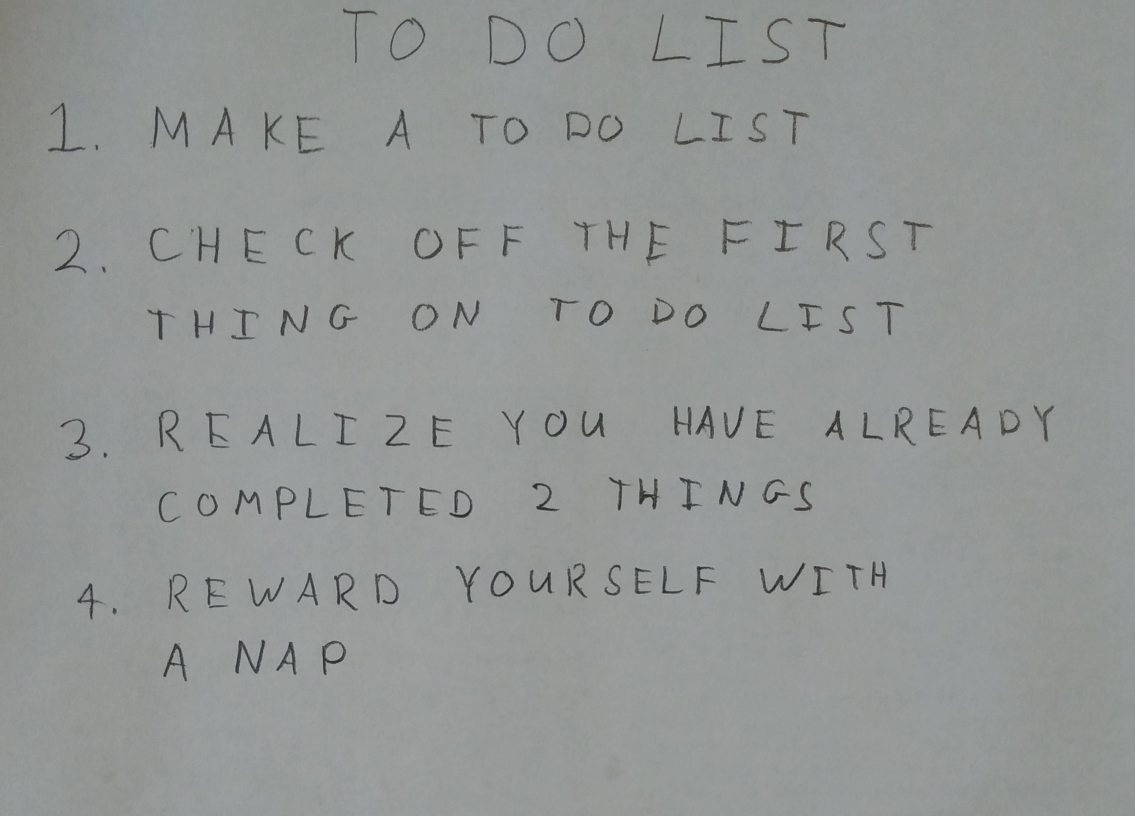
#> input picture lifany_hw4/images/01_list.jpg, 2270 x 1631 px (shown at 1/2 size); its folder holds only this picture in this run
$ python run_q4.py
#> lines starting #> are read from the running program, lines starting #| are printed output that depends on the picture; after the words box and inside, x2 and y2 are one past the last pixel; in counts of white or black regions, pixels touching at a corner belong together; long printed decimals are rounded
### lifany_hw4/python/q4.py
import numpy as np

import skimage
import skimage.measure
import skimage.color
import skimage.restoration
import skimage.filters
import skimage.morphology
import skimage.segmentation

from skimage.io import imsave
import matplotlib.pyplot as plt
from skimage import data
from skimage.filters import threshold_otsu
from skimage.segmentation import clear_border
from skimage.measure import label, regionprops
from skimage.morphology import closing, square, area_opening, binary_closing, dilation, erosion
from skimage.color import label2rgb


# takes a color image
# returns a list of bounding boxes and black_and_white image
def findLetters(image):
    bboxes = []
    bw = None
    # insert processing in here
    # one idea estimate noise -> denoise -> greyscale -> threshold -> morphology -> label -> skip small boxes
    # this can be 10 to 15 lines of code using skimage functions

    ##########################
    ##### your code here #####
    ##########################
    # code reference: https://scikit-image.org/docs/dev/auto_examples/segmentation/plot_label.html
    sigma_est = skimage.restoration.estimate_sigma(image, channel_axis=-1, average_sigmas=True)
#> sigma_est = 0.00154
    print("image noise", sigma_est)
#| image noise 0.001545
    denoised_image = skimage.restoration.denoise_bilateral(image, channel_axis=-1)
    grey_image = skimage.color.rgb2gray(denoised_image)

    thresh = threshold_otsu(grey_image)
#> thresh = 0.454
    bw = binary_closing(grey_image < thresh, square(3))
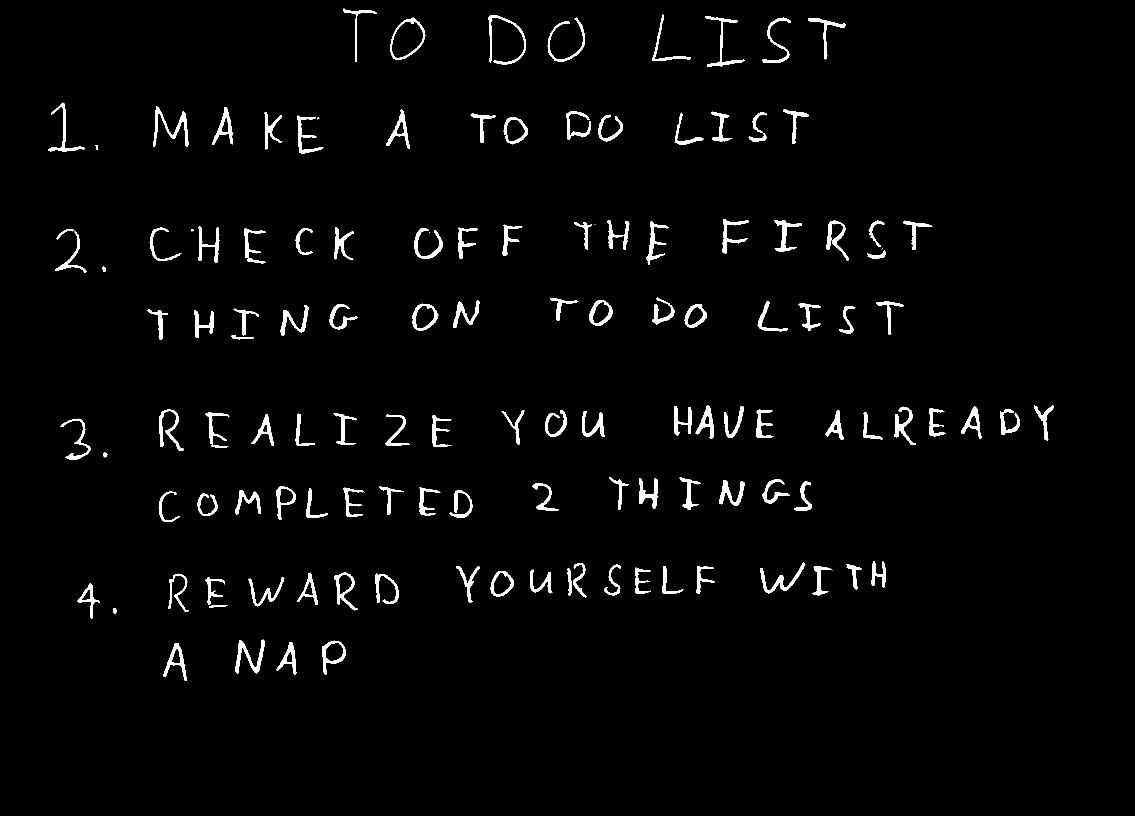
#> bw: shape (1631, 2270) bool (shown at 1/2 size); 2.4% white; 132 white regions (8 under 20 px), largest, box (x1, y1, x2, y2) and area: (306, 213, 377, 294) 1343, (471, 1279, 530, 1347) 1232, (977, 30, 1052, 130) 1149
    # dilation to prevent strokes marked as a letter
    d = np.ones((9,9)) # -row -column
    dilated_bw = dilation(bw, d)
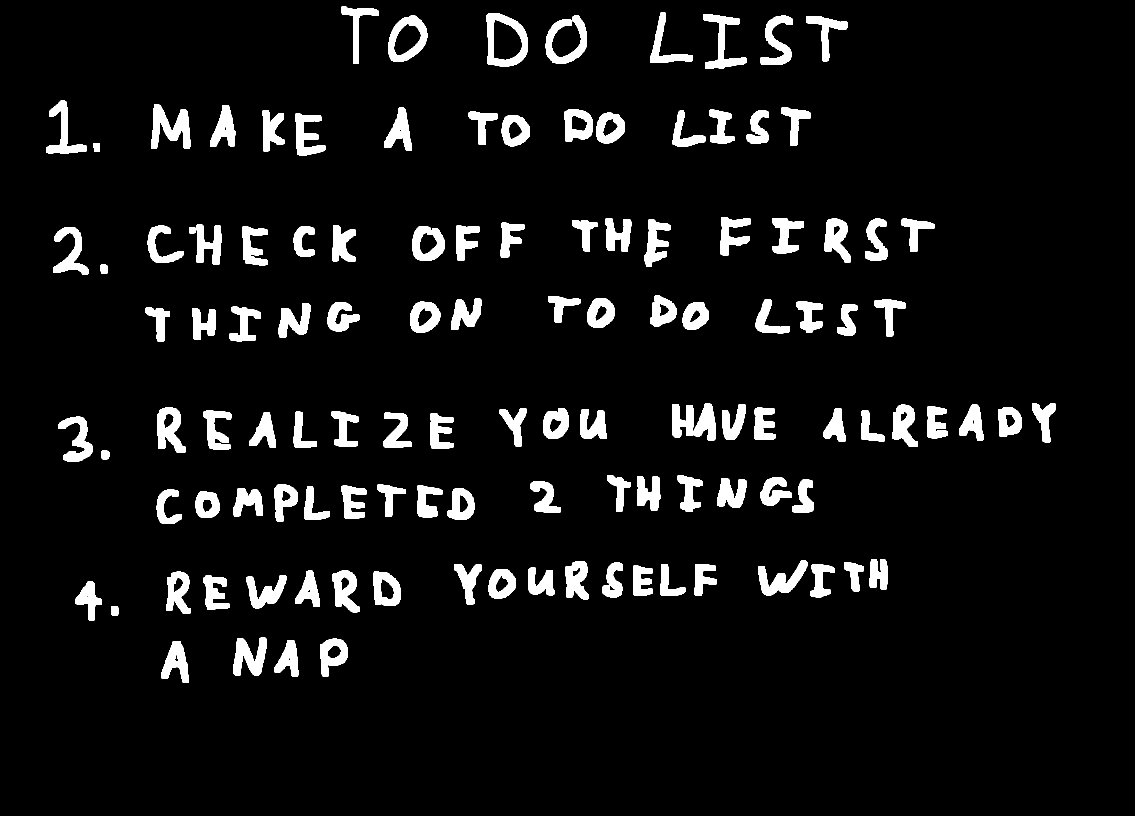
#> dilated_bw: shape (1631, 2270) bool (shown at 1/2 size); 6.7% white; 120 white regions, largest, box (x1, y1, x2, y2) and area: (973, 26, 1056, 134) 3847, (302, 209, 381, 298) 3779, (1091, 31, 1174, 128) 3414
    # remove artifacts connected to image border
    cleared = clear_border(dilated_bw)
    # label image regions
    label_image = label(cleared)
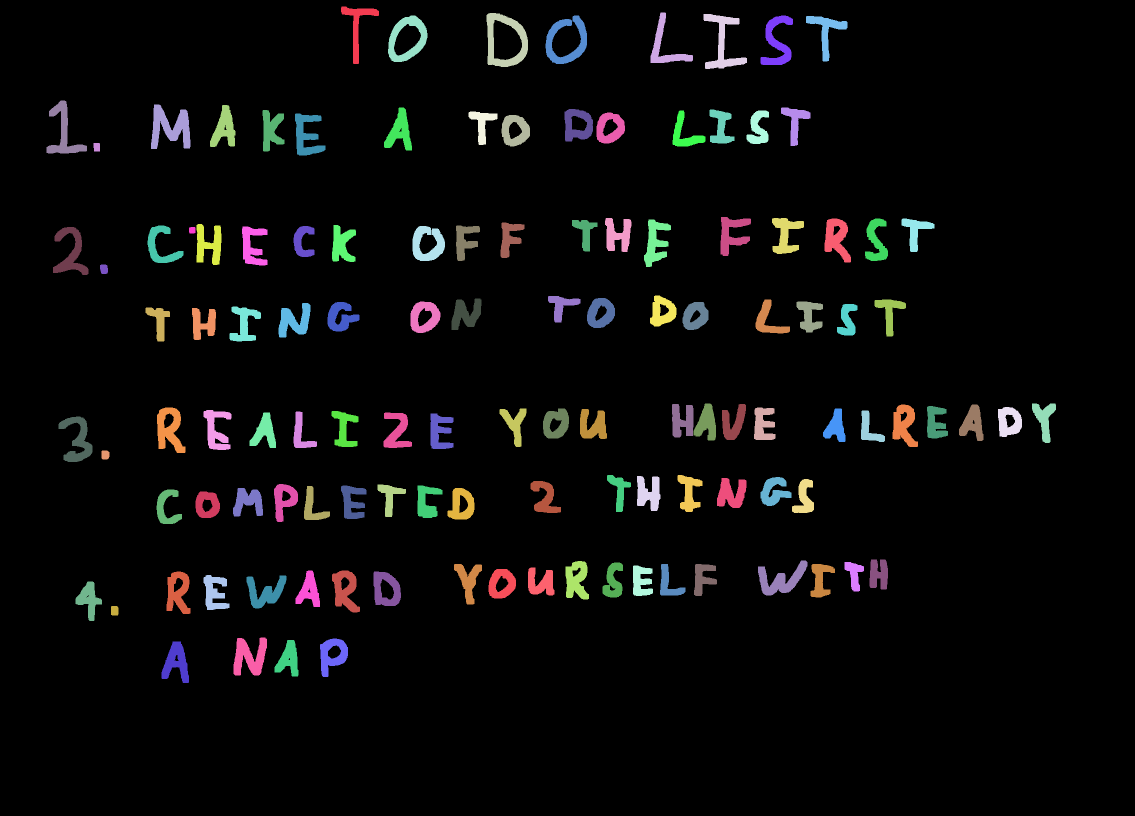
#> label_image: shape (1631, 2270) int32 (shown at 1/2 size); 121 distinct labels, from 0 to 120; one colour per label, 0 black

    for region in skimage.measure.regionprops(label_image):
        # take regions with large enough areas
        if region.area >=350:
            # draw rectangle
            minr, minc, maxr, maxc = region.bbox
            bboxes.append([minr, minc, maxr, maxc])
#> this loop made 120 passes
#> (minr, minc, maxr, maxc) on passes 1 to 12: (13, 682, 128, 758), (25, 1301, 126, 1386), (26, 973, 134, 1056), (28, 1407, 138, 1494), (31, 776, 124, 855), (31, 1091, 128, 1174), (31, 1521, 130, 1586), (32, 1612, 123, 1695), (201, 93, 307, 174), (209, 302, 298, 381), (210, 420, 294, 471), (215, 768, 301, 824)
#> after the loop, bboxes = 115 items, first 6: [13, 682, 128, 758], [25, 1301, 126, 1386], [26, 973, 134, 1056], [28, 1407, 138, 1494], [31, 776, 124, 855], [31, 1091, 128, 1174]

    return bboxes, grey_image

### lifany_hw4/python/run_q4.py
import os
import numpy as np
import matplotlib.pyplot as plt
import matplotlib.patches

import skimage
import skimage.measure
import skimage.color
import skimage.restoration
import skimage.io
import skimage.filters
import skimage.morphology
import skimage.segmentation
from skimage.transform import resize

from nn import *
from q4 import *

# do not include any more libraries here!
# no opencv, no sklearn, etc!
import warnings

# --
hidden_size = 64
new_max, new_min = 1, 0 # for enhancing image contrast
t1 = 'TODOLIST1MAKEATODOLIST2CHECKOFFTHEFIRSTTHINGONTODOLIST3REALIZEYOUHAVEALREADYCOMPLETED2THINGS4REWARDYOURSELFWITHANAP'
t2 = 'ABCDEFGHIJKLMNOPQRSTUVWXYZ1234567890'
t3 = 'HAIKUSAREEASYBUTSOMETIMESTHEYDONTMAKESENSEREFRIGERATOR'
t4 = 'DEEPLEARNINGDEEPERLEARNINGDEEPESTLEARNING'
# --

warnings.simplefilter(action="ignore", category=FutureWarning)
warnings.simplefilter(action="ignore", category=UserWarning)

for img in os.listdir("../images"):
    im1 = skimage.img_as_float(skimage.io.imread(os.path.join("../images", img)))
    bboxes, bw = findLetters(im1)

    plt.imshow(bw)
    for bbox in bboxes:
        minr, minc, maxr, maxc = bbox
        rect = matplotlib.patches.Rectangle(
            (minc, minr),
            maxc - minc,
            maxr - minr,
            fill=False,
            edgecolor="red",
            linewidth=2,
        )
        plt.gca().add_patch(rect)
#> this loop made 115 passes
    plt.show()
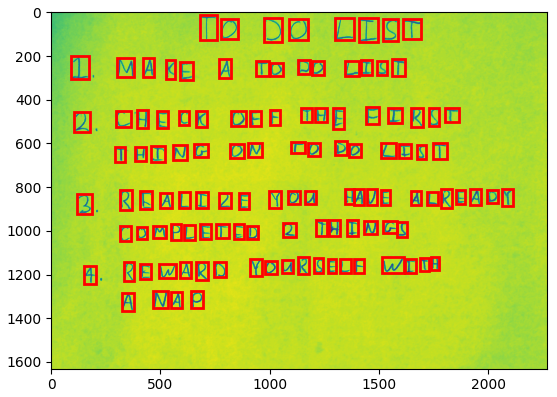
#> figure drawn by matplotlib, 1 panel
    # find the rows using..RANSAC, counting, clustering, etc.
    ##########################
    ##### your code here #####
    ##########################
    # list of center points corresponding to the returned bboxes
    points = np.array([(bbox[0] + bbox[2])/2 for bbox in bboxes])
#> points = 115 values, max 1324.5 at index 114, min 70.5 at index 0, mean 731.8
    points_h = [(i, (bboxes[i][1] + bboxes[i][3])/2) for i in range(len(bboxes))]
#> points_h = 115 pairs, first value 0 to 114, second value 133.5 to 2088
    N = len(points)
#> N = 115
    # clustering parameter
    eps = 50
    curr_point = points[0]
#> curr_point = 70.5
    curr_cluster = [points_h[0]]
#> curr_cluster = [(0, 720)]
    lines = []
    for i in range(1, N):
        point = points[i]
        if point <= curr_point + eps:
            curr_cluster.append(points_h[i])
        else:
            lines.append(curr_cluster)
            curr_cluster = [points_h[i]]
        curr_point = point
#> this loop made 114 passes
#> (point, curr_cluster, curr_point) on passes 8, 22: (254, [(8, 133.5)], 254), (473, [(22, 1471.5)], 473)
#> (point, curr_point) on passes 1 to 6: (75.5, 75.5), (80, 80), (83, 83), (77.5, 77.5), (79.5, 79.5), (80.5, 80.5)
    lines.append(curr_cluster)
    sorted_lines = []
    for i in range(len(lines)):
        line = lines[i]
        line.sort(key = lambda x: x[1])
        sorted_lines.append([item[0] for item in line])
#> this loop made 8 passes

    # crop the bounding boxes
    # note.. before you flatten, transpose the image (that's how the dataset is!)
    # consider doing a square crop, and even using np.pad() to get your images looking more like the dataset
    ##########################
    ##### your code here #####
    ##########################
    # preprocess the mini images and populate the X matrix for model input
    myX = np.zeros((N, 1024))
    xidx = 0
    for sl in sorted_lines:
        for idx in sl:
            # retrieve the mini images using bounding boxes and resize
            bbox = bboxes[idx]
            y1, x1, y2, x2 = bbox[0]-5, bbox[1]-5, bbox[2]+5, bbox[3]+5
            im = bw[y1:y2, x1:x2]
            im = np.pad(im, (int(0.14*im.shape[0]), int(0.145*im.shape[1])), 'maximum')
            d = np.ones((int(11*im.shape[0]/im.shape[1]), int(10*im.shape[1]/im.shape[0]))) # for letter dilation
            dilated_im = erosion(im, d)
            resized_im = resize(dilated_im, (32, 32))
            resized_im = resized_im.T.reshape(1, 1024)
            # increase each mini image's contrast
            minimum, maximum = np.min(resized_im), np.max(resized_im)
            m = (new_max - new_min) / (maximum - minimum)
            b = new_min - m * minimum
            resized_im = m * resized_im + b
            # populate the X matrix
            myX[xidx][:] = resized_im
            xidx += 1
#> this loop made 8 passes
#> sl on passes 1, 2, 4, 8: [0, 4, 2, 5, 1, 3, 6, 7], [8, 9, 10, 15, 20, 11, 18, 21, 13, 19, 16, 14, 17, 12], [52, 53, 51, 49, 47, 45, 42, 40, 41, 39, 48, 43, 46, 50, 44], [114, 111, 113, 112]
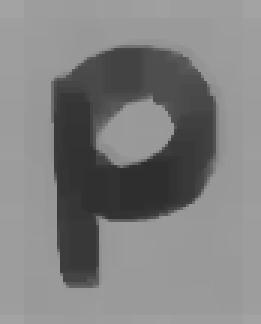
#> dilated_im: shape (108, 87) float64 (shown 3 times larger); min 0.183, max 0.64, mean 0.506
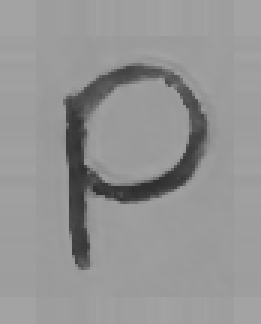
#> im: shape (108, 87) float64 (shown 3 times larger); min 0.183, max 0.64, mean 0.584
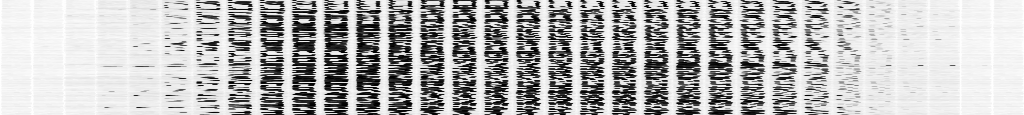
#> myX: shape (115, 1024) float64; min 0, max 1, mean 0.721

    # load the weights
    # run the crops through your neural network and print them out
    import pickle
    import string

    letters = np.array(
        [_ for _ in string.ascii_uppercase[:26]] + [str(_) for _ in range(10)]
    )
#> (the run stopped early here; a loop or call above may not have finished)
